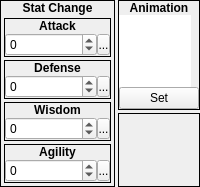
                    <widget class="QWidget" name="widget_111" native="true">
                     <property name="sizePolicy">
                      <sizepolicy hsizetype="Preferred" vsizetype="Fixed">
                       <horstretch>0</horstretch>
                       <verstretch>0</verstretch>
                      </sizepolicy>
                     </property>
                     <property name="focusPolicy">
                      <enum>Qt::ClickFocus</enum>
                     </property>
                     <layout class="QHBoxLayout" name="horizontalLayout_80">
                      <property name="spacing">
                       <number>3</number>
                      </property>
                      <property name="margin">
                       <number>0</number>
                      </property>
                      <item>
                       <widget class="QFrame" name="frame_91">
                        <property name="sizePolicy">
                         <sizepolicy hsizetype="Preferred" vsizetype="Fixed">
                          <horstretch>0</horstretch>
                          <verstretch>0</verstretch>
                         </sizepolicy>
                        </property>
                        <property name="focusPolicy">
                         <enum>Qt::ClickFocus</enum>
                        </property>
                        <property name="frameShape">
                         <enum>QFrame::Box</enum>
                        </property>
                        <property name="frameShadow">
                         <enum>QFrame::Plain</enum>
                        </property>
                        <layout class="QVBoxLayout" name="verticalLayout_187">
                         <property name="spacing">
                          <number>0</number>
                         </property>
                         <property name="margin">
                          <number>0</number>
                         </property>
                         <item>
                          <widget class="QLabel" name="label_154">
                           <property name="sizePolicy">
                            <sizepolicy hsizetype="Preferred" vsizetype="Fixed">
                             <horstretch>0</horstretch>
                             <verstretch>0</verstretch>
                            </sizepolicy>
                           </property>
                           <property name="font">
                            <font>
                             <weight>75</weight>
                             <bold>true</bold>
                            </font>
                           </property>
                           <property name="focusPolicy">
                            <enum>Qt::ClickFocus</enum>
                           </property>
                           <property name="text">
                            <string>Stat Change</string>
                           </property>
                           <property name="alignment">
                            <set>Qt::AlignCenter</set>
                           </property>
                          </widget>
                         </item>
                         <item>
                          <widget class="QWidget" name="widget_102" native="true">
                           <property name="focusPolicy">
                            <enum>Qt::ClickFocus</enum>
                           </property>
                           <layout class="QVBoxLayout" name="verticalLayout_192">
                            <property name="spacing">
                             <number>3</number>
                            </property>
                            <property name="margin">
                             <number>3</number>
                            </property>
                            <item>
                             <widget class="QFrame" name="frame_92">
                              <property name="focusPolicy">
                               <enum>Qt::ClickFocus</enum>
                              </property>
                              <property name="frameShape">
                               <enum>QFrame::Box</enum>
                              </property>
                              <property name="frameShadow">
                               <enum>QFrame::Plain</enum>
                              </property>
                              <layout class="QVBoxLayout" name="verticalLayout_188">
                               <property name="spacing">
                                <number>0</number>
                               </property>
                               <property name="margin">
                                <number>0</number>
                               </property>
                               <item>
                                <widget class="QLabel" name="label_155">
                                 <property name="sizePolicy">
                                  <sizepolicy hsizetype="Preferred" vsizetype="Fixed">
                                   <horstretch>0</horstretch>
                                   <verstretch>0</verstretch>
                                  </sizepolicy>
                                 </property>
                                 <property name="font">
                                  <font>
                                   <weight>75</weight>
                                   <bold>true</bold>
                                  </font>
                                 </property>
                                 <property name="focusPolicy">
                                  <enum>Qt::ClickFocus</enum>
                                 </property>
                                 <property name="text">
                                  <string>Attack</string>
                                 </property>
                                 <property name="alignment">
                                  <set>Qt::AlignCenter</set>
                                 </property>
                                </widget>
                               </item>
                               <item>
                                <widget class="QWidget" name="widget_103" native="true">
                                 <property name="focusPolicy">
                                  <enum>Qt::ClickFocus</enum>
                                 </property>
                                 <layout class="QHBoxLayout" name="horizontalLayout_76">
                                  <property name="spacing">
                                   <number>0</number>
                                  </property>
                                  <property name="margin">
                                   <number>0</number>
                                  </property>
                                  <item>
                                   <widget class="QSpinBox" name="weapon_sbAttackChange">
                                    <property name="focusPolicy">
                                     <enum>Qt::ClickFocus</enum>
                                    </property>
                                    <property name="minimum">
                                     <number>-500</number>
                                    </property>
                                    <property name="maximum">
                                     <number>500</number>
                                    </property>
                                   </widget>
                                  </item>
                                  <item>
                                   <widget class="SpinBoxSideButton" name="weapon_bAttackChangeSpinButton">
                                    <property name="minimumSize">
                                     <size>
                                      <width>13</width>
                                      <height>21</height>
                                     </size>
                                    </property>
                                    <property name="maximumSize">
                                     <size>
                                      <width>13</width>
                                      <height>21</height>
                                     </size>
                                    </property>
                                    <property name="focusPolicy">
                                     <enum>Qt::ClickFocus</enum>
                                    </property>
                                    <property name="text">
                                     <string>...</string>
                                    </property>
                                    <property name="icon">
                                     <iconset resource="gui_icons.qrc">
                                      <normaloff>:/icons/spinBoxSideButton.png</normaloff>:/icons/spinBoxSideButton.png</iconset>
                                    </property>
                                    <property name="iconSize">
                                     <size>
                                      <width>8</width>
                                      <height>16</height>
                                     </size>
                                    </property>
                                   </widget>
                                  </item>
                                 </layout>
                                </widget>
                               </item>
                              </layout>
                             </widget>
                            </item>
                            <item>
                             <widget class="QFrame" name="frame_93">
                              <property name="focusPolicy">
                               <enum>Qt::ClickFocus</enum>
                              </property>
                              <property name="frameShape">
                               <enum>QFrame::Box</enum>
                              </property>
                              <property name="frameShadow">
                               <enum>QFrame::Plain</enum>
                              </property>
                              <layout class="QVBoxLayout" name="verticalLayout_189">
                               <property name="spacing">
                                <number>0</number>
                               </property>
                               <property name="margin">
                                <number>0</number>
                               </property>
                               <item>
                                <widget class="QLabel" name="label_156">
                                 <property name="sizePolicy">
                                  <sizepolicy hsizetype="Preferred" vsizetype="Fixed">
                                   <horstretch>0</horstretch>
                                   <verstretch>0</verstretch>
                                  </sizepolicy>
                                 </property>
                                 <property name="font">
                                  <font>
                                   <weight>75</weight>
                                   <bold>true</bold>
                                  </font>
                                 </property>
                                 <property name="focusPolicy">
                                  <enum>Qt::ClickFocus</enum>
                                 </property>
                                 <property name="text">
                                  <string>Defense</string>
                                 </property>
                                 <property name="alignment">
                                  <set>Qt::AlignCenter</set>
                                 </property>
                                </widget>
                               </item>
                               <item>
                                <widget class="QWidget" name="widget_104" native="true">
                                 <property name="focusPolicy">
                                  <enum>Qt::ClickFocus</enum>
                                 </property>
                                 <layout class="QHBoxLayout" name="horizontalLayout_77">
                                  <property name="spacing">
                                   <number>0</number>
                                  </property>
                                  <property name="margin">
                                   <number>0</number>
                                  </property>
                                  <item>
                                   <widget class="QSpinBox" name="weapon_sbDefenseChange">
                                    <property name="focusPolicy">
                                     <enum>Qt::ClickFocus</enum>
                                    </property>
                                    <property name="minimum">
                                     <number>-500</number>
                                    </property>
                                    <property name="maximum">
                                     <number>500</number>
                                    </property>
                                   </widget>
                                  </item>
                                  <item>
                                   <widget class="SpinBoxSideButton" name="weapon_bDefenseChangeSpinButton">
                                    <property name="minimumSize">
                                     <size>
                                      <width>13</width>
                                      <height>21</height>
                                     </size>
                                    </property>
                                    <property name="maximumSize">
                                     <size>
                                      <width>13</width>
                                      <height>21</height>
                                     </size>
                                    </property>
                                    <property name="focusPolicy">
                                     <enum>Qt::ClickFocus</enum>
                                    </property>
                                    <property name="text">
                                     <string>...</string>
                                    </property>
                                    <property name="icon">
                                     <iconset resource="gui_icons.qrc">
                                      <normaloff>:/icons/spinBoxSideButton.png</normaloff>:/icons/spinBoxSideButton.png</iconset>
                                    </property>
                                    <property name="iconSize">
                                     <size>
                                      <width>8</width>
                                      <height>16</height>
                                     </size>
                                    </property>
                                   </widget>
                                  </item>
                                 </layout>
                                </widget>
                               </item>
                              </layout>
                             </widget>
                            </item>
                            <item>
                             <widget class="QFrame" name="frame_94">
                              <property name="focusPolicy">
                               <enum>Qt::ClickFocus</enum>
                              </property>
                              <property name="frameShape">
                               <enum>QFrame::Box</enum>
                              </property>
                              <property name="frameShadow">
                               <enum>QFrame::Plain</enum>
                              </property>
                              <layout class="QVBoxLayout" name="verticalLayout_190">
                               <property name="spacing">
                                <number>0</number>
                               </property>
                               <property name="margin">
                                <number>0</number>
                               </property>
                               <item>
                                <widget class="QLabel" name="label_157">
                                 <property name="sizePolicy">
                                  <sizepolicy hsizetype="Preferred" vsizetype="Fixed">
                                   <horstretch>0</horstretch>
                                   <verstretch>0</verstretch>
                                  </sizepolicy>
                                 </property>
                                 <property name="font">
                                  <font>
                                   <weight>75</weight>
                                   <bold>true</bold>
                                  </font>
                                 </property>
                                 <property name="focusPolicy">
                                  <enum>Qt::ClickFocus</enum>
                                 </property>
                                 <property name="text">
                                  <string>Wisdom</string>
                                 </property>
                                 <property name="alignment">
                                  <set>Qt::AlignCenter</set>
                                 </property>
                                </widget>
                               </item>
                               <item>
                                <widget class="QWidget" name="widget_105" native="true">
                                 <property name="focusPolicy">
                                  <enum>Qt::ClickFocus</enum>
                                 </property>
                                 <layout class="QHBoxLayout" name="horizontalLayout_78">
                                  <property name="spacing">
                                   <number>0</number>
                                  </property>
                                  <property name="margin">
                                   <number>0</number>
                                  </property>
                                  <item>
                                   <widget class="QSpinBox" name="weapon_sbWisdomChange">
                                    <property name="focusPolicy">
                                     <enum>Qt::ClickFocus</enum>
                                    </property>
                                    <property name="minimum">
                                     <number>-500</number>
                                    </property>
                                    <property name="maximum">
                                     <number>500</number>
                                    </property>
                                   </widget>
                                  </item>
                                  <item>
                                   <widget class="SpinBoxSideButton" name="weapon_bWisdomChangeSpinButton">
                                    <property name="minimumSize">
                                     <size>
                                      <width>13</width>
                                      <height>21</height>
                                     </size>
                                    </property>
                                    <property name="maximumSize">
                                     <size>
                                      <width>13</width>
                                      <height>21</height>
                                     </size>
                                    </property>
                                    <property name="focusPolicy">
                                     <enum>Qt::ClickFocus</enum>
                                    </property>
                                    <property name="text">
                                     <string>...</string>
                                    </property>
                                    <property name="icon">
                                     <iconset resource="gui_icons.qrc">
                                      <normaloff>:/icons/spinBoxSideButton.png</normaloff>:/icons/spinBoxSideButton.png</iconset>
                                    </property>
                                    <property name="iconSize">
                                     <size>
                                      <width>8</width>
                                      <height>16</height>
                                     </size>
                                    </property>
                                   </widget>
                                  </item>
                                 </layout>
                                </widget>
                               </item>
                              </layout>
                             </widget>
                            </item>
                            <item>
                             <widget class="QFrame" name="frame_95">
                              <property name="focusPolicy">
                               <enum>Qt::ClickFocus</enum>
                              </property>
                              <property name="frameShape">
                               <enum>QFrame::Box</enum>
                              </property>
                              <property name="frameShadow">
                               <enum>QFrame::Plain</enum>
                              </property>
                              <layout class="QVBoxLayout" name="verticalLayout_191">
                               <property name="spacing">
                                <number>0</number>
                               </property>
                               <property name="margin">
                                <number>0</number>
                               </property>
                               <item>
                                <widget class="QLabel" name="label_158">
                                 <property name="sizePolicy">
                                  <sizepolicy hsizetype="Preferred" vsizetype="Fixed">
                                   <horstretch>0</horstretch>
                                   <verstretch>0</verstretch>
                                  </sizepolicy>
                                 </property>
                                 <property name="font">
                                  <font>
                                   <weight>75</weight>
                                   <bold>true</bold>
                                  </font>
                                 </property>
                                 <property name="focusPolicy">
                                  <enum>Qt::ClickFocus</enum>
                                 </property>
                                 <property name="text">
                                  <string>Agility</string>
                                 </property>
                                 <property name="alignment">
                                  <set>Qt::AlignCenter</set>
                                 </property>
                                </widget>
                               </item>
                               <item>
                                <widget class="QWidget" name="widget_106" native="true">
                                 <property name="focusPolicy">
                                  <enum>Qt::ClickFocus</enum>
                                 </property>
                                 <layout class="QHBoxLayout" name="horizontalLayout_79">
                                  <property name="spacing">
                                   <number>0</number>
                                  </property>
                                  <property name="margin">
                                   <number>0</number>
                                  </property>
                                  <item>
                                   <widget class="QSpinBox" name="weapon_sbAgilityChange">
                                    <property name="focusPolicy">
                                     <enum>Qt::ClickFocus</enum>
                                    </property>
                                    <property name="minimum">
                                     <number>-500</number>
                                    </property>
                                    <property name="maximum">
                                     <number>500</number>
                                    </property>
                                   </widget>
                                  </item>
                                  <item>
                                   <widget class="SpinBoxSideButton" name="weapon_bAgilityChangeSpinButton">
                                    <property name="minimumSize">
                                     <size>
                                      <width>13</width>
                                      <height>21</height>
                                     </size>
                                    </property>
                                    <property name="maximumSize">
                                     <size>
                                      <width>13</width>
                                      <height>21</height>
                                     </size>
                                    </property>
                                    <property name="focusPolicy">
                                     <enum>Qt::ClickFocus</enum>
                                    </property>
                                    <property name="text">
                                     <string>...</string>
                                    </property>
                                    <property name="icon">
                                     <iconset resource="gui_icons.qrc">
                                      <normaloff>:/icons/spinBoxSideButton.png</normaloff>:/icons/spinBoxSideButton.png</iconset>
                                    </property>
                                    <property name="iconSize">
                                     <size>
                                      <width>8</width>
                                      <height>16</height>
                                     </size>
                                    </property>
                                   </widget>
                                  </item>
                                 </layout>
                                </widget>
                               </item>
                              </layout>
                             </widget>
                            </item>
                           </layout>
                          </widget>
                         </item>
                        </layout>
                       </widget>
                      </item>
                      <item>
                       <widget class="QWidget" name="widget_108" native="true">
                        <property name="sizePolicy">
                         <sizepolicy hsizetype="Fixed" vsizetype="Preferred">
                          <horstretch>0</horstretch>
                          <verstretch>0</verstretch>
                         </sizepolicy>
                        </property>
                        <property name="focusPolicy">
                         <enum>Qt::ClickFocus</enum>
                        </property>
                        <layout class="QVBoxLayout" name="verticalLayout_195">
                         <property name="spacing">
                          <number>3</number>
                         </property>
                         <property name="margin">
                          <number>0</number>
                         </property>
                         <item>
                          <widget class="QFrame" name="frame_96">
                           <property name="sizePolicy">
                            <sizepolicy hsizetype="Fixed" vsizetype="Fixed">
                             <horstretch>0</horstretch>
                             <verstretch>0</verstretch>
                            </sizepolicy>
                           </property>
                           <property name="focusPolicy">
                            <enum>Qt::ClickFocus</enum>
                           </property>
                           <property name="frameShape">
                            <enum>QFrame::Box</enum>
                           </property>
                           <property name="frameShadow">
                            <enum>QFrame::Plain</enum>
                           </property>
                           <layout class="QVBoxLayout" name="verticalLayout_193">
                            <property name="spacing">
                             <number>0</number>
                            </property>
                            <property name="margin">
                             <number>0</number>
                            </property>
                            <item>
                             <widget class="QLabel" name="label_159">
                              <property name="sizePolicy">
                               <sizepolicy hsizetype="Preferred" vsizetype="Fixed">
                                <horstretch>0</horstretch>
                                <verstretch>0</verstretch>
                               </sizepolicy>
                              </property>
                              <property name="font">
                               <font>
                                <weight>75</weight>
                                <bold>true</bold>
                               </font>
                              </property>
                              <property name="focusPolicy">
                               <enum>Qt::ClickFocus</enum>
                              </property>
                              <property name="text">
                               <string>Animation</string>
                              </property>
                              <property name="alignment">
                               <set>Qt::AlignCenter</set>
                              </property>
                             </widget>
                            </item>
                            <item>
                             <widget class="QWidget" name="widget_107" native="true">
                              <property name="focusPolicy">
                               <enum>Qt::ClickFocus</enum>
                              </property>
                              <layout class="QVBoxLayout" name="verticalLayout_194">
                               <property name="spacing">
                                <number>0</number>
                               </property>
                               <property name="margin">
                                <number>0</number>
                               </property>
                               <item>
                                <widget class="QGraphicsView" name="weapon_gvAnimation">
                                 <property name="minimumSize">
                                  <size>
                                   <width>72</width>
                                   <height>72</height>
                                  </size>
                                 </property>
                                 <property name="maximumSize">
                                  <size>
                                   <width>72</width>
                                   <height>72</height>
                                  </size>
                                 </property>
                                 <property name="focusPolicy">
                                  <enum>Qt::ClickFocus</enum>
                                 </property>
                                 <property name="frameShape">
                                  <enum>QFrame::NoFrame</enum>
                                 </property>
                                 <property name="verticalScrollBarPolicy">
                                  <enum>Qt::ScrollBarAlwaysOff</enum>
                                 </property>
                                 <property name="horizontalScrollBarPolicy">
                                  <enum>Qt::ScrollBarAlwaysOff</enum>
                                 </property>
                                </widget>
                               </item>
                               <item>
                                <widget class="QPushButton" name="weapon_bSetAnimation">
                                 <property name="focusPolicy">
                                  <enum>Qt::ClickFocus</enum>
                                 </property>
                                 <property name="text">
                                  <string>Set</string>
                                 </property>
                                </widget>
                               </item>
                              </layout>
                             </widget>
                            </item>
                           </layout>
                          </widget>
                         </item>
                         <item>
                          <widget class="QFrame" name="frame_97">
                           <property name="minimumSize">
                            <size>
                             <width>77</width>
                             <height>0</height>
                            </size>
                           </property>
                           <property name="focusPolicy">
                            <enum>Qt::ClickFocus</enum>
                           </property>
                           <property name="frameShape">
                            <enum>QFrame::Box</enum>
                           </property>
                           <property name="frameShadow">
                            <enum>QFrame::Plain</enum>
                           </property>
                          </widget>
                         </item>
                        </layout>
                       </widget>
                      </item>
                     </layout>
                    </widget>
